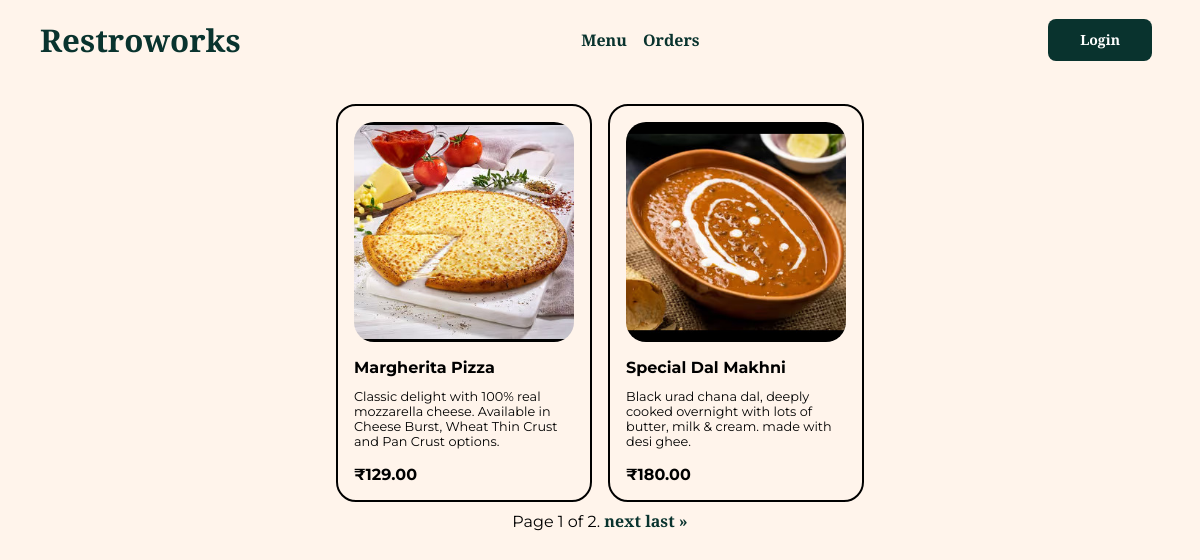
Page /menu/view/all/ on the committed database.
### menu/models.py (models this page shows, shortened)
class MenuItem(models.Model):
    name = models.CharField(max_length=100)
    description = models.TextField(max_length=500, default="Description")
    image = models.ImageField(
        upload_to="menu/menu_items/",
        validators=[validate_image],
        help_text="Please upload an image with equal height and width.",
        null=True,
        blank=True,
    )
    rating = models.FloatField(default=0.0, blank=True)
    price = models.DecimalField(max_digits=10, decimal_places=2)
    created_at = models.DateTimeField(auto_now_add=True)
    updated_at = models.DateTimeField(auto_now=True)  # to track item changes

### menu/views.py (the view)
class MenuItemListView(ListView):
    template_name = "menuitem_list.html"
    paginate_by = 2  # adding pagination
    model = MenuItem
    context_object_name = "menu_items"

### menu/templates/menuitem_list.html (shortened to what this page needs)
{% extends "base.html" %}
{% load static %}
{% block content %}
<div class="grid-content">
    {% for item in menu_items %}
    <div class="product-card">
        {% if item.image %}
        <div class="product-image">
            <img src="{{ item.image.url }}" alt="{{ item.name }}">
        </div>
        {% endif %}
        <div class="product-title"><strong>{{ item.name }}</strong></div>
        <div class="product-desc"><small>{{ item.description }}</small></div>
        <div class="product-price"><strong>₹{{ item.price }}</strong></div>
    </div>
{% endfor %}
</div>
{% if page_obj %}
<div class="pagination">
    <span class="step-links">
        <span class="current">
            Page {{ page_obj.number }} of {{ page_obj.paginator.num_pages }}.
        </span>
        {% if page_obj.has_next %}
            <a href="?page={{ page_obj.next_page_number }}">next</a>
            <a href="?page={{ page_obj.paginator.num_pages }}">last &raquo;</a>
        {% endif %}
    </span>
</div>
{% endif %}
{% endblock content %}

### static/css/styles.css (style rules this page uses)
* { margin: 0; padding: 0; box-sizing: border-box; }
:root { --text: #09332e; --background: #fff4eb; --primary: #09332e; --secondary: #331702; --accent: #167a6d; }
body { font-family: "Montserrat"; font-weight: 400; background-color: var(--background); }
html { font-size: 100%; }
small { font-size: 0.8rem; }
a:link, a:visited { text-decoration: none; color: var(--primary); font-family: "Libre Baskerville"; font-weight: 700; font-size: 1rem; }
.grid-content { display: flex; flex-wrap: wrap; }
.product-card { border: 2px solid black; width: 16rem; border-radius: 1.25rem; align-items: center; margin: 0.5rem; padding: 1rem; }
.product-image { display: flex; align-items: center; justify-content: center; margin-bottom: 1rem; }
.product-image img { width: 100%; border-radius: 1.25rem; }
.product-title { margin-bottom: 0.75rem; }
.product-desc { margin-bottom: 1rem; display: flex; }

### rows in the picture
MenuItem: image (picture), name "Margherita Pizza", description "Classic delight with 100% real mozzarella cheese. Available in Cheese Burst, Wheat Thin Crust and Pan Crust options.", price "129.00"
MenuItem: image (picture), name "Special Dal Makhni", description "Black urad chana dal, deeply cooked overnight with lots of butter, milk & cream. made with desi ghee.", price "180.00"

### other values in the picture
{{ title }} "Restroworks"
{{ button_text }} "Login"
{{ page_obj.number }} "1"
{{ page_obj.paginator.num_pages }} "2"
